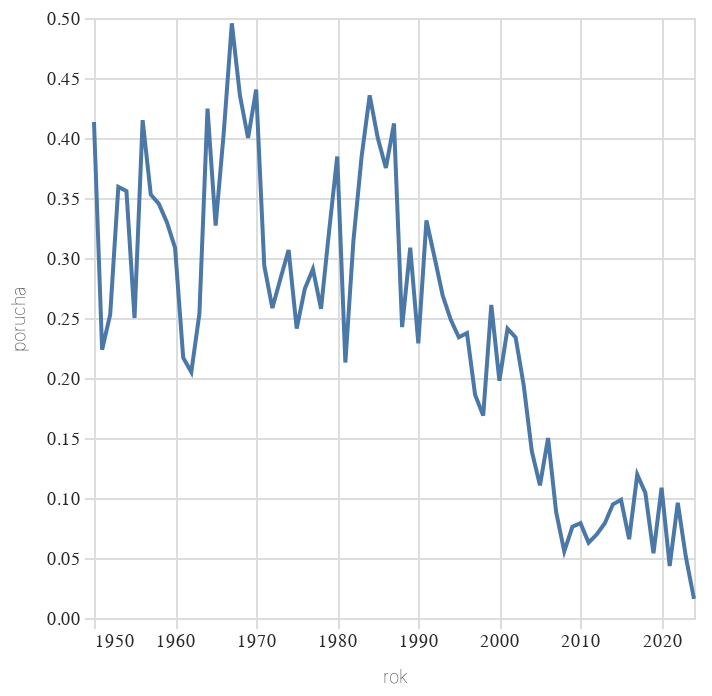

Source (notebook cell):
### Code cell
alt.Chart(
    alt_friendly(graf_dokonceni2)
).mark_line(
).encode(
    alt.X('rok:T'),
    alt.Y('porucha:Q')
)

### Figure 1 — Vega-Lite specification as saved in the notebook (floating-point values rounded to 4 significant figures)
{"config": {"title": {"font": "Noticia Text", "fontSize": 11.5, "anchor": "start", "lineHeight": 19, "fontWeight": "bolder", "subtitleFont": "Noticia Text", "subtitleFontSize": 10, "subtitleLineHeight": 15, "subtitlePadding": 10, "dy": -10, "color": "#292829", "subtitleColor": "#292829"}, "axis": {"labelFont": "Asap", "titleFont": "Asap", "fontWeight": "lighter", "titleFontWeight": "lighter", "labelFontSize": 9, "titleFontSize": 9, "labelPadding": 2, "titlePadding": 9, "domainOpacity": 0, "tickColor": "#DCDDD6", "labelColor": "#292829"}, "legend": {"labelFont": "Asap", "labelFontWeight": "normal", "titleFont": "Asap", "titleFontWeight": "normal", "labelFontSize": 9, "titleFontSize": 9, "labelColor": "#292829"}}, "data": {"name": "data-de2300f1ba6d53ccb0295edcfb8ee5b7"}, "mark": {"type": "line"}, "encoding": {"x": {"field": "rok", "type": "temporal"}, "y": {"field": "porucha", "type": "quantitative"}}, "$schema": "https://vega.github.io/schema/vega-lite/v5.8.0.json", "datasets": {"data-de2300f1ba6d53ccb0295edcfb8ee5b7": [{"rok": "1950-01-01T00:00:00", "started": 75, "porucha": 0.4133}, {"rok": "1951-01-01T00:00:00", "started": 85, "porucha": 0.2235}, {"rok": "1952-01-01T00:00:00", "started": 83, "porucha": 0.253}, {"rok": "1953-01-01T00:00:00", "started": 103, "porucha": 0.3592}, {"rok": "1954-01-01T00:00:00", "started": 104, "porucha": 0.3558}, {"rok": "1955-01-01T00:00:00", "started": 84, "porucha": 0.25}, {"rok": "1956-01-01T00:00:00", "started": 94, "porucha": 0.4149}, {"rok": "1957-01-01T00:00:00", "started": 85, "porucha": 0.3529}, {"rok": "1958-01-01T00:00:00", "started": 113, "porucha": 0.3451}, {"rok": "1959-01-01T00:00:00", "started": 91, "porucha": 0.3297}, {"rok": "1960-01-01T00:00:00", "started": 107, "porucha": 0.3084}, {"rok": "1961-01-01T00:00:00", "started": 106, "porucha": 0.217}, {"rok": "1962-01-01T00:00:00", "started": 122, "porucha": 0.2049}, {"rok": "1963-01-01T00:00:00", "started": 142, "porucha": 0.2535}, {"rok": "1964-01-01T00:00:00", "started": 106, "porucha": 0.4245}, {"rok": "1965-01-01T00:00:00", "started": 104, "porucha": 0.3269}, {"rok": "1966-01-01T00:00:00", "started": 94, "porucha": 0.4043}, {"rok": "1967-01-01T00:00:00", "started": 113, "porucha": 0.4956}, {"rok": "1968-01-01T00:00:00", "started": 124, "porucha": 0.4355}, {"rok": "1969-01-01T00:00:00", "started": 110, "porucha": 0.4}, {"rok": "1970-01-01T00:00:00", "started": 134, "porucha": 0.4403}, {"rok": "1971-01-01T00:00:00", "started": 109, "porucha": 0.2936}, {"rok": "1972-01-01T00:00:00", "started": 120, "porucha": 0.2583}, {"rok": "1973-01-01T00:00:00", "started": 152, "porucha": 0.2829}, {"rok": "1974-01-01T00:00:00", "started": 150, "porucha": 0.3067}, {"rok": "1975-01-01T00:00:00", "started": 141, "porucha": 0.2411}, {"rok": "1976-01-01T00:00:00", "started": 164, "porucha": 0.2744}, {"rok": "1977-01-01T00:00:00", "started": 172, "porucha": 0.2907}, {"rok": "1978-01-01T00:00:00", "started": 163, "porucha": 0.2577}, {"rok": "1979-01-01T00:00:00", "started": 155, "porucha": 0.3226}, {"rok": "1980-01-01T00:00:00", "started": 143, "porucha": 0.3846}, {"rok": "1981-01-01T00:00:00", "started": 155, "porucha": 0.2129}, {"rok": "1982-01-01T00:00:00", "started": 162, "porucha": 0.3148}, {"rok": "1983-01-01T00:00:00", "started": 151, "porucha": 0.3841}, {"rok": "1984-01-01T00:00:00", "started": 163, "porucha": 0.4356}, {"rok": "1985-01-01T00:00:00", "started": 160, "porucha": 0.4}, {"rok": "1986-01-01T00:00:00", "started": 160, "porucha": 0.375}, {"rok": "1987-01-01T00:00:00", "started": 165, "porucha": 0.4121}, {"rok": "1988-01-01T00:00:00", "started": 165, "porucha": 0.2424}, {"rok": "1989-01-01T00:00:00", "started": 162, "porucha": 0.3086}, {"rok": "1990-01-01T00:00:00", "started": 166, "porucha": 0.2289}, {"rok": "1991-01-01T00:00:00", "started": 160, "porucha": 0.3312}, {"rok": "1992-01-01T00:00:00", "started": 163, "porucha": 0.3006}, {"rok": "1993-01-01T00:00:00", "started": 160, "porucha": 0.2687}, {"rok": "1994-01-01T00:00:00", "started": 165, "porucha": 0.2485}, {"rok": "1995-01-01T00:00:00", "started": 171, "porucha": 0.2339}, {"rok": "1996-01-01T00:00:00", "started": 160, "porucha": 0.2375}, {"rok": "1997-01-01T00:00:00", "started": 172, "porucha": 0.186}, {"rok": "1998-01-01T00:00:00", "started": 160, "porucha": 0.1688}, {"rok": "1999-01-01T00:00:00", "started": 161, "porucha": 0.2609}, {"rok": "2000-01-01T00:00:00", "started": 172, "porucha": 0.1977}, {"rok": "2001-01-01T00:00:00", "started": 170, "porucha": 0.2412}, {"rok": "2002-01-01T00:00:00", "started": 171, "porucha": 0.2339}, {"rok": "2003-01-01T00:00:00", "started": 160, "porucha": 0.1938}, {"rok": "2004-01-01T00:00:00", "started": 180, "porucha": 0.1389}, {"rok": "2005-01-01T00:00:00", "started": 190, "porucha": 0.1105}, {"rok": "2006-01-01T00:00:00", "started": 180, "porucha": 0.15}, {"rok": "2007-01-01T00:00:00", "started": 170, "porucha": 0.08824}, {"rok": "2008-01-01T00:00:00", "started": 180, "porucha": 0.05556}, {"rok": "2009-01-01T00:00:00", "started": 171, "porucha": 0.07602}, {"rok": "2010-01-01T00:00:00", "started": 190, "porucha": 0.07895}, {"rok": "2011-01-01T00:00:00", "started": 191, "porucha": 0.06283}, {"rok": "2012-01-01T00:00:00", "started": 201, "porucha": 0.06965}, {"rok": "2013-01-01T00:00:00", "started": 190, "porucha": 0.07895}, {"rok": "2014-01-01T00:00:00", "started": 190, "porucha": 0.09474}, {"rok": "2015-01-01T00:00:00", "started": 193, "porucha": 0.09845}, {"rok": "2016-01-01T00:00:00", "started": 213, "porucha": 0.06573}, {"rok": "2017-01-01T00:00:00", "started": 201, "porucha": 0.1194}, {"rok": "2018-01-01T00:00:00", "started": 211, "porucha": 0.1043}, {"rok": "2019-01-01T00:00:00", "started": 222, "porucha": 0.05405}, {"rok": "2020-01-01T00:00:00", "started": 175, "porucha": 0.1086}, {"rok": "2021-01-01T00:00:00", "started": 231, "porucha": 0.04329}, {"rok": "2022-01-01T00:00:00", "started": 229, "porucha": 0.09607}, {"rok": "2023-01-01T00:00:00", "started": 237, "porucha": 0.05063}, {"rok": "2024-01-01T00:00:00", "started": 251, "porucha": 0.01594}]}}
